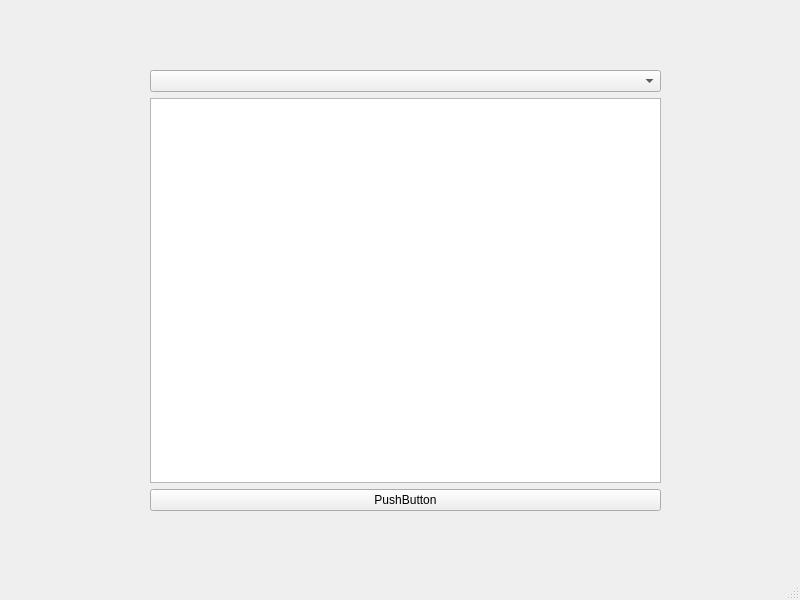
<?xml version="1.0" encoding="UTF-8"?>
<ui version="4.0">
 <class>MainWindow</class>
 <widget class="QMainWindow" name="MainWindow">
  <property name="geometry">
   <rect>
    <x>0</x>
    <y>0</y>
    <width>800</width>
    <height>600</height>
   </rect>
  </property>
  <property name="windowTitle">
   <string>MainWindow</string>
  </property>
  <widget class="QWidget" name="centralwidget">
   <widget class="QWidget" name="">
    <property name="geometry">
     <rect>
      <x>150</x>
      <y>70</y>
      <width>511</width>
      <height>441</height>
     </rect>
    </property>
    <layout class="QVBoxLayout" name="verticalLayout">
     <item>
      <widget class="QComboBox" name="comboBox"/>
     </item>
     <item>
      <widget class="QListWidget" name="listWidget"/>
     </item>
     <item>
      <widget class="QPushButton" name="pushButton">
       <property name="text">
        <string>PushButton</string>
       </property>
      </widget>
     </item>
    </layout>
   </widget>
  </widget>
  <widget class="QMenuBar" name="menubar">
   <property name="geometry">
    <rect>
     <x>0</x>
     <y>0</y>
     <width>800</width>
     <height>26</height>
    </rect>
   </property>
  </widget>
  <widget class="QStatusBar" name="statusbar"/>
 </widget>
 <resources/>
 <connections/>
</ui>
